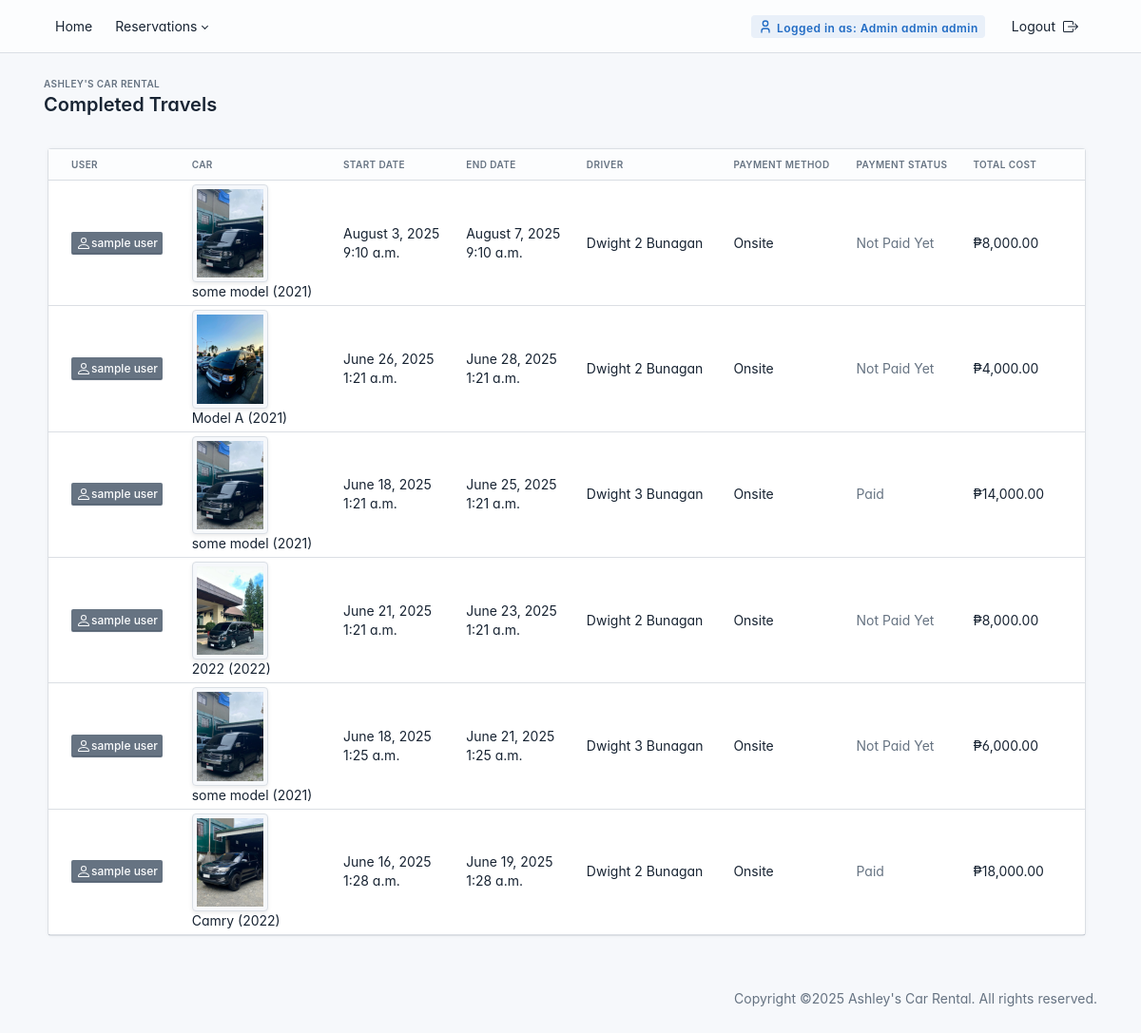
Page /administrator/completed-travels/ (signed in) on the committed database.
### administrator/models.py (models this page shows, shortened)
class Reservation(models.Model):
    STATUS_CHOICES = (
        ('pending', 'Pending'),
        ('approved', 'Approved'),
        ('cancelled', 'Cancelled'),
        ('completed', 'Completed'),
    )
    PAYMENT_CHOICES = (
        ('onsite', 'Onsite'),
        ('gcash', 'GCash'),
    )
    PAYMENT_STATUS_CHOICES = (
        ('not_paid', 'Not Paid Yet'),
        ('paid', 'Paid'),
         ('partially_paid', 'Partially Paid'),
    )
    CANCELLED_BY_CHOICES = (
        ('user', 'User'),
        ('admin', 'Admin'),
    )
    user = models.ForeignKey(User, on_delete=models.CASCADE)
    car = models.ForeignKey('Car', on_delete=models.CASCADE)
    driver = models.ForeignKey('Driver', on_delete=models.SET_NULL, null=True, blank=True)
    start_date = models.DateTimeField()
    end_date = models.DateTimeField()
    payment_method = models.CharField(max_length=10, choices=PAYMENT_CHOICES, default='onsite')
    status = models.CharField(max_length=10, choices=STATUS_CHOICES, default='pending')
    total_cost = models.DecimalField(max_digits=10, decimal_places=2, default=0.00)
    payment_status = models.CharField(max_length=20, choices=PAYMENT_STATUS_CHOICES, default='not_paid')
    is_cancelled_notif = models.BooleanField(default=False)
    is_approved_notif = models.BooleanField(default=False)
    reason_for_cancelling = models.TextField(blank=True, null=True)
    cancelled_by = models.CharField(max_length=10, choices=CANCELLED_BY_CHOICES, blank=True, null=True)
    date_completed = models.DateTimeField(null=True, blank=True)
    created_at = models.DateTimeField(auto_now_add=True)

class Car(models.Model):
    BODY_TYPES = (
        ('sedan', 'Sedan'),
        ('suv', 'SUV'),
        ('truck', 'Truck'),
        ('van', 'Van'),
        ('bus', 'Bus'),
        ('coupe', 'Coupe'),
    )
    brand = models.CharField(max_length=50)
    model = models.CharField(max_length=50)
    year = models.PositiveIntegerField()
    plate_number = models.CharField(max_length=20, unique=True)
    body_type = models.CharField(max_length=10, choices=BODY_TYPES)
    seating_capacity = models.PositiveIntegerField(
        null=True,
        blank=True,
        help_text="Number of seats available"
    )
    available = models.BooleanField(default=True)
    price_per_day = models.DecimalField(max_digits=10, decimal_places=2, help_text="Price per day in USD")
    image = models.ImageField(upload_to='car_images/', null=True, blank=True, help_text="Main image of the car")
    def __str__(self):
        return f"{self.brand} {self.model} ({self.plate_number})"

class Driver(models.Model):
    user = models.OneToOneField(User, on_delete=models.CASCADE)
    license_number = models.CharField(max_length=50, unique=True)
    phone_number = models.CharField(max_length=15, unique=True)
    image = models.ImageField(upload_to='driver_images/', default='driver_images/default.jpg', blank=True, null=True)
    availability = models.BooleanField(default=True)  # New field for availability

### administrator/views.py (the view)
# urls.py: path('completed-travels/', views.completed_reservations, name='completed_reservations'),
@login_required
def completed_reservations(request):
    reservations = Reservation.objects.filter(status='completed').order_by('-end_date')
    context = {
        'reservations': reservations,
    }
    return render(request, 'administrator/completed_reservations.html', context)

### driver/context_processors.py (called while the page is built, shortened)
def driver_reservation_counts(request):
    return {}

### templates/administrator/completed_reservations.html (shortened to what this page needs)
{% extends "administrator/admin_base.html" %}
{% load humanize %}
{% block content %}
<div class="page-wrapper">
    <div class="page-header d-print-none mb-2">
        <div class="container-xl">
            <div class="row g-2 align-items-center">
                <div class="col">
                    <div class="page-pretitle">
                        Ashley's Car Rental
                    </div>
                    <h2 class="page-title">
                        Completed Travels
                    </h2>
                </div>
            </div>
        </div>
    </div>
    <div class="page-body container">
        <div class="row g-2 container">
            <div class="col-12">
                <div class="card">
                    <div class="table-responsive">
                        <table class="table table-sm card-table table-vcenter text-nowrap datatable">
                            <thead>
                                <tr>
                                    <th>User</th>
                                    <th>Car</th>
                                    <th>Start Date</th>
                                    <th>End Date</th>
                                    <th>Driver</th>
                                    <th>Payment Method</th>
                                    <th>Payment Status</th>
                                    <th>Total Cost</th>
                                </tr>
                            </thead>
                            <tbody>
                                {% if reservations %}
                                    {% for reservation in reservations %}
                                    <tr>
                                        <td>
                                            <button type="button" class="btn btn-sm btn-secondary "
                                                data-bs-toggle="modal"
                                                data-bs-target="#userProfileModal"
                                                data-user-id="{{ reservation.user.id }}"
                                                data-first-name="{{ reservation.user.first_name }}"
                                                data-last-name="{{ reservation.user.last_name }}"
                                                data-email="{{ reservation.user.email }}"
                                                data-role="{{ reservation.user.userprofile.role|title }}"
                                                data-contact="{{ reservation.user.userprofile.contact_number|default:'Not provided' }}">
                                            {{ reservation.user.first_name }} {{ reservation.user.last_name }}
                                            </button>
                                        </td>
                                        <td>
                                            <div>
                                                {% if reservation.car.image %}
                                                    <img src="{{ reservation.car.image.url }}" alt="{{ reservation.car }}" class="img-thumbnail" style="width: 80px; height: auto;">
                                                {% else %}
                                                    <img src="https://via.placeholder.com/80" alt="No Image" class="img-thumbnail">
                                                {% endif %}
                                            </div>
                                            <div>{{ reservation.car.model }} ({{ reservation.car.year }})</div>
                                        </td>
                                        <td>{{ reservation.start_date|date:"F j, Y" }}<br>{{ reservation.start_date|date:"g:i a" }}</td>
                                        <td>{{ reservation.end_date|date:"F j, Y" }}<br>{{ reservation.end_date|date:"g:i a" }}</td>
                                        <td>{{ reservation.driver.user.get_full_name|default:"N/A" }}</td>
                                        <td>{{ reservation.get_payment_method_display }}</td>
                                        <td>
                                            {% if reservation.payment_status == "paid" %}
                                                <span class="text-muted">Paid</span>
                                            {% else %}
                                                <span class="text-muted">Not Paid Yet</span>
                                            {% endif %}
                                        </td>
                                        <td>₱{{ reservation.total_cost|floatformat:2|intcomma }}</td>
                                    </tr>
                                    {% endfor %}
                                {% else %}
                                    <tr>
                                        <td colspan="8" class="text-center text-muted">No completed travels</td>
                                    </tr>
                                {% endif %}
                            </tbody>
                        </table>
                    </div>
                </div>
            </div>
        </div>
    </div>
</div>
{% endblock %}

### templates/administrator/admin_base.html (shortened to what this page needs)
{% load static %}
<!doctype html>
<html lang="en">
  <head>
    <link href="{% static 'administrator/ui/dist/css/tabler.min.css' %}" rel="stylesheet"/>
    <link href="{% static 'administrator/ui/dist/css/tabler-flags.min.css' %}" rel="stylesheet"/>
    <link href="{% static 'administrator/ui/dist/css/tabler-payments.min.css' %}" rel="stylesheet"/>
    <link href="{% static 'administrator/ui/dist/css/tabler-vendors.min.css' %}" rel="stylesheet"/>
    <link href="{% static 'administrator/ui/dist/css/demo.min.css' %}" rel="stylesheet"/>
  </head>
  <body>
    <div class="page">
      <header class="navbar navbar-expand-md navbar-light bg-light">
        <div class="container-xl">
            {% if user.is_authenticated %}
            <div class="collapse navbar-collapse" id="navbar-menu">
                <ul class="navbar-nav me-auto mb-md-0">
                    <li class="nav-item">
                            <a class="nav-link" href="{% url 'admin_dashboard' %}">Home</a>
                    </li>
                    <li class="nav-item dropdown">
                        <a class="nav-link dropdown-toggle" href="#" id="reservationsDropdown" role="button" data-bs-toggle="dropdown" aria-expanded="false">
                            Reservations
                        </a>
                    </li>
                </ul>
                <ul class="navbar-nav ms-auto align-items-center">
                    <li class="nav-item me-3">
                           <span class="badge bg-primary-lt">
                Logged in as: Admin {{ request.user.get_full_name|default:request.user.username }}
            </span>
                    </li>
                    <li class="nav-item">
                        <a href="#" onclick="event.preventDefault(); document.getElementById('logout-form').submit();" class="nav-link">
                            Logout
                        </a>
                    </li>
                </ul>
            </div>
            {% endif %}
        </div>
    </header>
    {% block content %}
    {% endblock content %}
    <footer class="footer footer-transparent d-print-none">
      <div class="container-xl">
        <div class="row text-center align-items-center flex-row-reverse">
          <div class="col-12 col-lg-auto mt-3 mt-lg-0">
            <ul class="list-inline list-inline-dots mb-0">
              <li class="list-inline-item">
                Copyright &copy;2025
                <a href="." class="link-secondary">Ashley's Car Rental</a>.
                All rights reserved.
              </li>
            </ul>
          </div>
        </div>
      </div>
    </footer>
  </div>
  </body>
</html>

### templates/administrator/admin_base.html (style rules this page uses)
:root { --tblr-font-sans-serif: 'Inter Var', -apple-system, BlinkMacSystemFont, San Francisco, Segoe UI, Roboto, Helvetica Neue, sans-serif; }
body { font-feature-settings: "cv03", "cv04", "cv11"; }

### rows in the picture
Reservation: user.first_name "sample", user.last_name "user", car.image (picture), car.model "some model", car.year "2021", start_date "August 3, 2025", start_date "9:10 a.m.", end_date "August 7, 2025", end_date "9:10 a.m.", driver.user.get_full_name "Dwight 2 Bunagan", payment_method "Onsite", payment_status "Not Paid Yet", total_cost "8,000.00"
Reservation: user.first_name "sample", user.last_name "user", car.image (picture), car.model "Model A", car.year "2021", start_date "June 26, 2025", start_date "1:21 a.m.", end_date "June 28, 2025", end_date "1:21 a.m.", driver.user.get_full_name "Dwight 2 Bunagan", payment_method "Onsite", payment_status "Not Paid Yet", total_cost "4,000.00"
Reservation: user.first_name "sample", user.last_name "user", car.image (picture), car.model "some model", car.year "2021", start_date "June 18, 2025", start_date "1:21 a.m.", end_date "June 25, 2025", end_date "1:21 a.m.", driver.user.get_full_name "Dwight 3 Bunagan", payment_method "Onsite", payment_status "Paid", total_cost "14,000.00"
Reservation: user.first_name "sample", user.last_name "user", car.image (picture), car.model "2022", car.year "2022", start_date "June 21, 2025", start_date "1:21 a.m.", end_date "June 23, 2025", end_date "1:21 a.m.", driver.user.get_full_name "Dwight 2 Bunagan", payment_method "Onsite", payment_status "Not Paid Yet", total_cost "8,000.00"
Reservation: user.first_name "sample", user.last_name "user", car.image (picture), car.model "some model", car.year "2021", start_date "June 18, 2025", start_date "1:25 a.m.", end_date "June 21, 2025", end_date "1:25 a.m.", driver.user.get_full_name "Dwight 3 Bunagan", payment_method "Onsite", payment_status "Not Paid Yet", total_cost "6,000.00"
Reservation: user.first_name "sample", user.last_name "user", car.image (picture), car.model "Camry", car.year "2022", start_date "June 16, 2025", start_date "1:28 a.m.", end_date "June 19, 2025", end_date "1:28 a.m.", driver.user.get_full_name "Dwight 2 Bunagan", payment_method "Onsite", payment_status "Paid", total_cost "18,000.00"

### other values in the picture
{{ request.user.get_full_name|default:request.user.username }} "admin admin"
